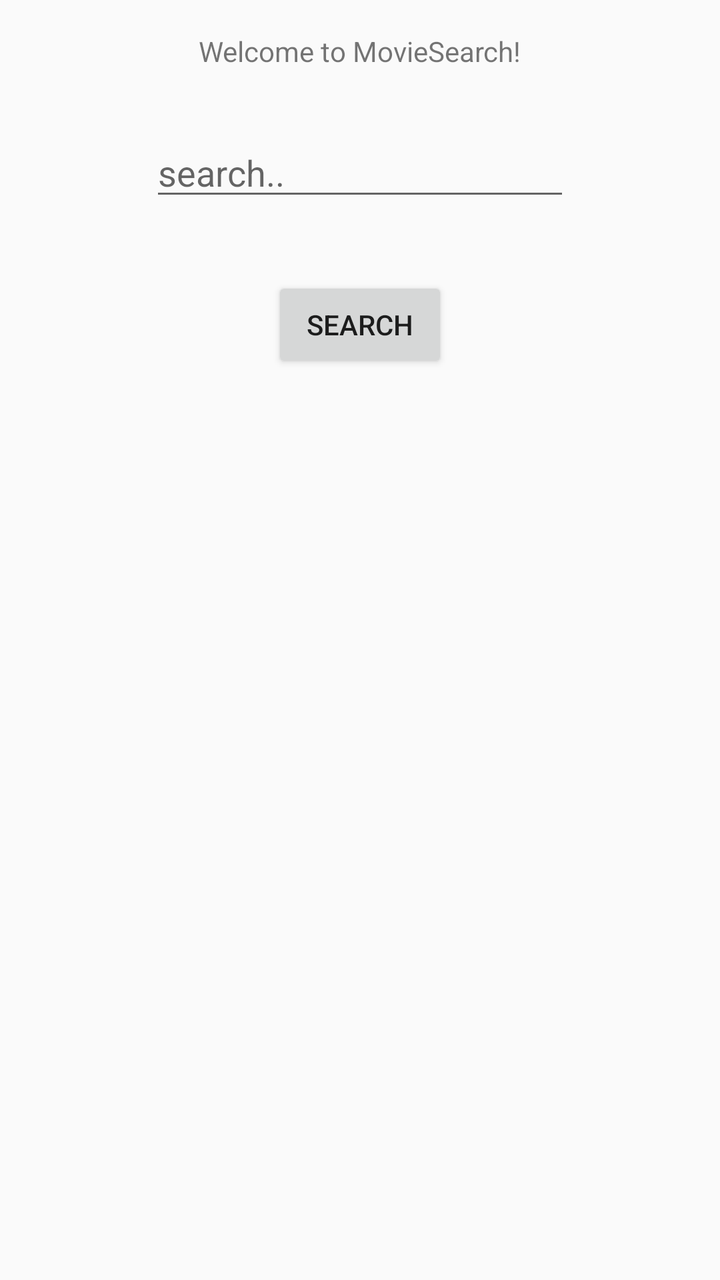
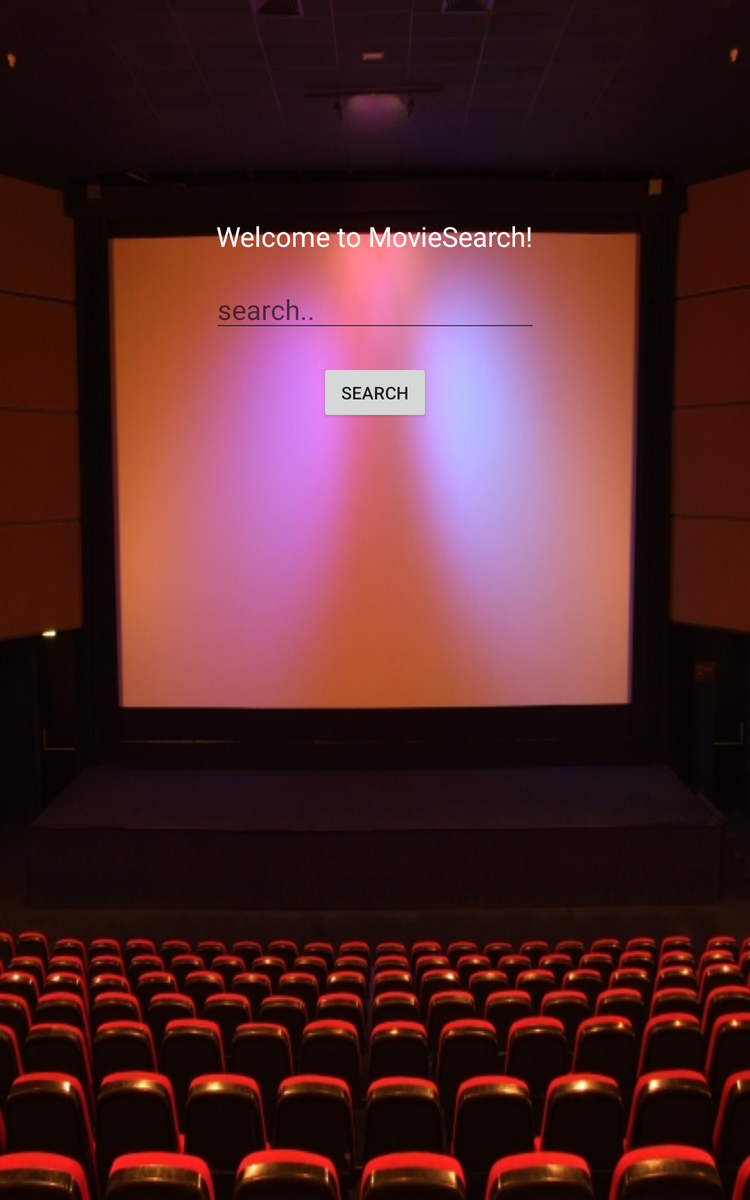

One screen, two layout resources from the same app: the default and the repository's alternative for another configuration. Each is rendered where Android would select it; the XML of both is given below.
<!-- AndroidManifest.xml: activity theme Theme.AppCompat.Light -->
<!-- res/layout/activity_main.xml -->
<RelativeLayout xmlns:android="http://schemas.android.com/apk/res/android"
    xmlns:tools="http://schemas.android.com/tools"
    android:layout_width="match_parent"
    android:layout_height="match_parent"
    android:paddingBottom="@dimen/activity_vertical_margin"
    android:paddingLeft="@dimen/activity_horizontal_margin"
    android:paddingRight="@dimen/activity_horizontal_margin"
    android:paddingTop="@dimen/activity_vertical_margin"
    tools:context=".MainActivity" >

    <TextView
        android:id="@+id/movie_textview"
        android:layout_width="wrap_content"
        android:layout_height="wrap_content"
        android:layout_alignParentTop="true"
        android:layout_centerHorizontal="true"
        android:layout_marginTop="16dp"
        android:text="@string/enter_a_movie_to_search" />

    <EditText
        android:id="@+id/movie_edittext"
        android:layout_width="wrap_content"
        android:layout_height="wrap_content"
        android:layout_below="@+id/movie_textview"
        android:layout_centerHorizontal="true"
        android:layout_marginTop="29dp"
        android:ems="10"
        android:hint="@string/enter_movie" />

    <TextView
        android:id="@+id/json_null"
        android:layout_width="wrap_content"
        android:layout_height="wrap_content"
        android:layout_below="@+id/movie_edittext"
        android:layout_centerHorizontal="true"
        android:layout_marginTop="14dp"
        android:textColor="@color/red" >
    </TextView>

    <Button
        android:id="@+id/search_button"
        android:layout_width="wrap_content"
        android:layout_height="wrap_content"
        android:layout_below="@+id/json_null"
        android:layout_centerHorizontal="true"
        android:text="@string/search_movie" />

</RelativeLayout>
<!-- resources referenced by this layout -->
<resources>
  <color name="red">#f7596a</color>
  <string name="enter_a_movie_to_search">Welcome to MovieSearch!</string>
  <string name="enter_movie">search..</string>
  <string name="search_movie">Search</string>
</resources>
<!-- res/layout-large/activity_main.xml (the repository's variant of the layout above) -->
<!-- drawn on a 7-inch tablet held upright -->
<RelativeLayout xmlns:android="http://schemas.android.com/apk/res/android"
    xmlns:tools="http://schemas.android.com/tools"
    android:layout_width="match_parent"
    android:layout_height="match_parent"
    android:background="@drawable/moviesearch_background"
    android:paddingBottom="@dimen/activity_vertical_margin"
    android:paddingLeft="@dimen/activity_horizontal_margin"
    android:paddingRight="@dimen/activity_horizontal_margin"
    android:paddingTop="@dimen/activity_vertical_margin"
    tools:context=".MainActivity" >

    <EditText
        android:id="@+id/movie_edittext"
        android:layout_width="wrap_content"
        android:layout_height="wrap_content"
        android:layout_alignBottom="@+id/search_button"
        android:layout_centerHorizontal="true"
        android:layout_marginBottom="69dp"
        android:ems="10"
        android:hint="@string/enter_movie"
        android:textSize="22sp" />

    <TextView
        android:id="@+id/movie_textview"
        android:layout_width="wrap_content"
        android:layout_height="wrap_content"
        android:layout_above="@+id/movie_edittext"
        android:layout_centerHorizontal="true"
        android:layout_marginBottom="19dp"
        android:text="@string/enter_a_movie_to_search"
        android:textColor="@android:color/white"
        android:textSize="22sp" />

    <TextView
        android:id="@+id/error"
        android:layout_width="wrap_content"
        android:layout_height="wrap_content"
        android:layout_below="@+id/search_button"
        android:layout_centerHorizontal="true"
        android:layout_marginLeft="41dp"
        android:gravity="center"      
        android:textColor="@android:color/white"
        android:textSize="22sp" />

    <Button
        android:id="@+id/search_button"
        android:layout_width="wrap_content"
        android:layout_height="wrap_content"
        android:layout_alignParentTop="true"
        android:layout_centerHorizontal="true"
        android:layout_marginTop="290dp"
        android:text="@string/search_movie" />

</RelativeLayout>
<!-- resources referenced by the variant -->
<!-- as a 7-inch tablet held upright resolves them -->
<resources>
  <!-- drawable moviesearch_background: jpg bitmap (drawable-hdpi, 178091 bytes) -->
  <string name="enter_a_movie_to_search">Welcome to MovieSearch!</string>
  <string name="enter_movie">search..</string>
  <string name="search_movie">Search</string>
</resources>
